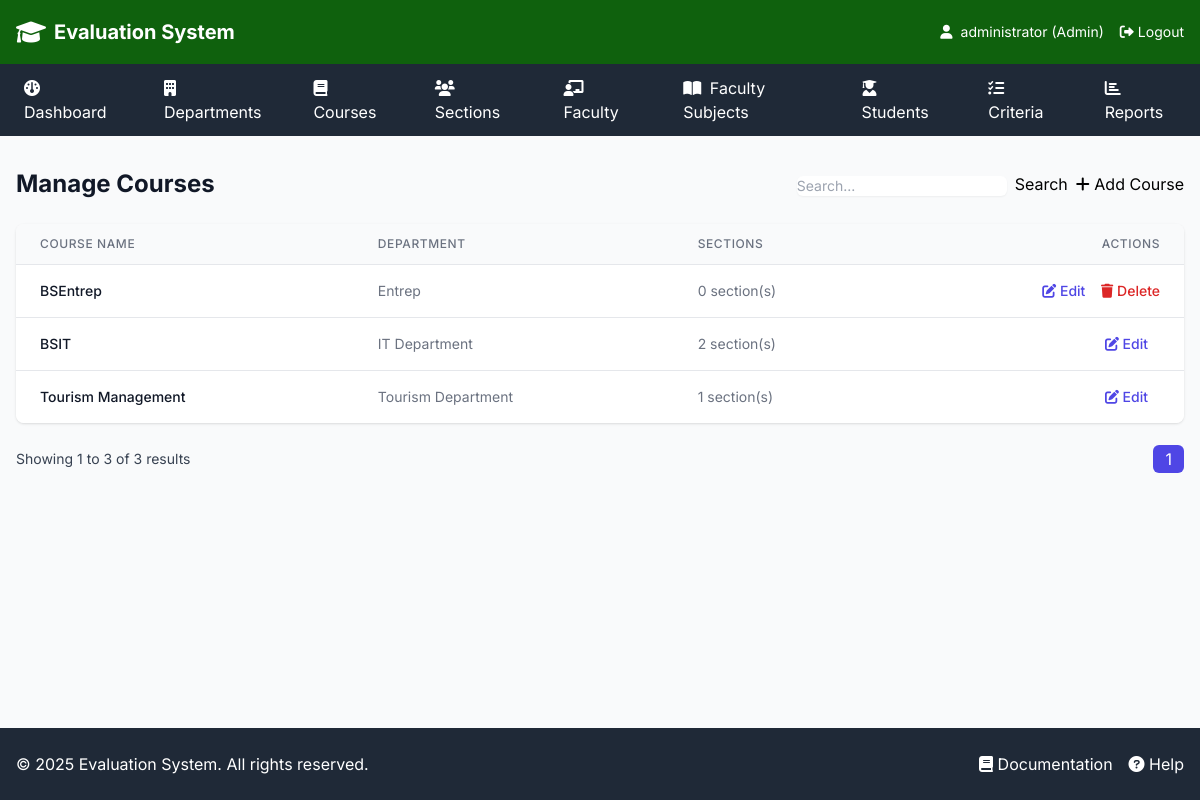
Screenshot of /admin/courses.php (signed in) with the database file from the repository.
### tables this page shows
CREATE TABLE `course` (
  `course_id` int(11) NOT NULL,
  `course_name` varchar(100) NOT NULL,
  `department_id` int(11) NOT NULL
);

CREATE TABLE `department` (
  `department_id` int(11) NOT NULL,
  `department_name` varchar(100) NOT NULL
);

### admin/courses.php (the view, shortened to what this page needs)
<?php
require_once '../includes/header.php';
$search = isset($_GET['search']) ? trim($_GET['search']) : '';
$page = isset($_GET['page']) ? (int)$_GET['page'] : 1;
$limit = 10;
$offset = ($page - 1) * $limit;
$courses_query = "
    SELECT c.*, d.department_name, COUNT(s.section_id) as section_count
    FROM course c
    JOIN department d ON c.department_id = d.department_id
    LEFT JOIN section s ON c.course_id = s.course_id
    WHERE c.course_name LIKE ? OR d.department_name LIKE ?
    GROUP BY c.course_id
    ORDER BY d.department_name, c.course_name
    LIMIT ? OFFSET ?
";
$stmt = $conn->prepare($courses_query);
$search_param = "%$search%";
$stmt->bind_param("ssii", $search_param, $search_param, $limit, $offset);
$stmt->execute();
$courses = $stmt->get_result();
$total_courses_query = "
    SELECT COUNT(*) as total
    FROM course c
    JOIN department d ON c.department_id = d.department_id
    WHERE c.course_name LIKE ? OR d.department_name LIKE ?
";
$stmt = $conn->prepare($total_courses_query);
$stmt->bind_param("ss", $search_param, $search_param);
$stmt->execute();
$total_courses_result = $stmt->get_result()->fetch_assoc();
$total_courses = $total_courses_result['total'];
$total_pages = ceil($total_courses / $limit);
?>
<div class="space-y-6">
    <div class="flex justify-between items-center">
        <h1 class="text-2xl font-bold text-gray-900">Manage Courses</h1>
        <div class="flex space-x-2">
            <form method="GET" class="flex space-x-2">
                <input type="text" id="search" name="search" placeholder="Search..." value="<?php echo htmlspecialchars($search); ?>"
                    class="mt-1 block w-full rounded-md border-gray-300 shadow-sm focus:border-indigo-500 focus:ring-indigo-500 sm:text-sm">
                <button type="submit" class="btn-primary">
                    Search
                </button>
            </form>
            <button onclick="openAddModal()" class="btn-primary">
                <i class="fas fa-plus"></i> Add Course
            </button>
        </div>
    </div>
    <div class="bg-white rounded-lg shadow overflow-hidden">
        <table class="min-w-full divide-y divide-gray-200">
            <thead class="bg-gray-50">
                <tr>
                    <th class="px-6 py-3 text-left text-xs font-medium text-gray-500 uppercase tracking-wider">
                        Course Name
                    </th>
                    <th class="px-6 py-3 text-left text-xs font-medium text-gray-500 uppercase tracking-wider">
                        Department
                    </th>
                    <th class="px-6 py-3 text-left text-xs font-medium text-gray-500 uppercase tracking-wider">
                        Sections
                    </th>
                    <th class="px-6 py-3 text-right text-xs font-medium text-gray-500 uppercase tracking-wider">
                        Actions
                    </th>
                </tr>
            </thead>
            <tbody class="bg-white divide-y divide-gray-200">
                <?php if ($courses->num_rows > 0): ?>
                    <?php while ($course = $courses->fetch_assoc()): ?>
                        <tr>
                            <td class="px-6 py-4 whitespace-nowrap">
                                <div class="text-sm font-medium text-gray-900">
                                    <?php echo htmlspecialchars($course['course_name']); ?>
                                </div>
                            </td>
                            <td class="px-6 py-4 whitespace-nowrap">
                                <div class="text-sm text-gray-500">
                                    <?php echo htmlspecialchars($course['department_name']); ?>
                                </div>
                            </td>
                            <td class="px-6 py-4 whitespace-nowrap">
                                <div class="text-sm text-gray-500">
                                    <?php echo $course['section_count']; ?> section(s)
                                </div>
                            </td>
                            <td class="px-6 py-4 whitespace-nowrap text-right text-sm font-medium">
                                <button onclick="openEditModal(<?php
                                                                echo htmlspecialchars(json_encode([
                                                                    'id' => $course['course_id'],
                                                                    'name' => $course['course_name'],
                                                                    'department_id' => $course['department_id']
                                                                ]));
                                                                ?>)" class="text-indigo-600 hover:text-indigo-900 mr-3">
                                    <i class="fas fa-edit"></i> Edit
                                </button>
                                <?php if ($course['section_count'] == 0): ?>
                                    <button onclick="confirmDelete(<?php echo $course['course_id']; ?>)"
                                        class="text-red-600 hover:text-red-900">
                                        <i class="fas fa-trash"></i> Delete
                                    </button>
                                <?php endif; ?>
                            </td>
                        </tr>
                    <?php endwhile; ?>
                <?php endif; ?>
            </tbody>
        </table>
    </div>
    <div class="flex justify-between items-center mt-4">
        <div class="text-sm text-gray-700">
            Showing <?php echo $offset + 1; ?> to <?php echo min($offset + $limit, $total_courses); ?> of <?php echo $total_courses; ?> results
        </div>
        <div class="space-x-2">
            <?php for ($i = 1; $i <= $total_pages; $i++): ?>
                <a href="?search=<?php echo urlencode($search); ?>&page=<?php echo $i; ?>"
                    class="px-3 py-1 rounded-md <?php echo $i === $page ? 'bg-indigo-600 text-white' : 'bg-gray-200 text-gray-700'; ?>">
                    <?php echo $i; ?>
                </a>
            <?php endfor; ?>
        </div>
    </div>
</div>
<?php require_once '../includes/footer.php'; ?>

### includes/header.php (style rules this page uses)
body { font-family: 'Inter', sans-serif; }

### admin/courses.php (style rules this page uses)
.btn-primary { @apply inline-flex justify-center py-2 px-4 border border-transparent shadow-sm text-sm font-medium rounded-md text-white bg-indigo-600 hover:bg-indigo-700 focus:outline-none focus:ring-2 focus:ring-offset-2 focus:ring-indigo-500; }

### rows the page displays
course: course_name "BSEntrep", department.department_name "Entrep", section_count "0"
course: course_name "BSIT", department.department_name "IT Department", section_count "2"
course: course_name "Tourism Management", department.department_name "Tourism Department", section_count "1"

### other values shown
$_SESSION['username'] "administrator"
$_SESSION['user_type'] "Admin"
$offset + 1 "1"
min($offset + $limit, $total_courses) "3"
$total_courses "3"
